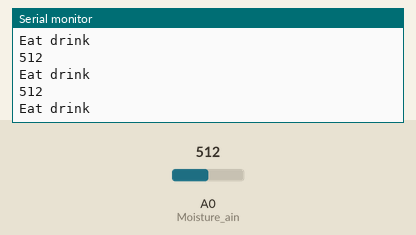
A sketch run on a simulated Arduino Uno, built with avr-gcc and run on an emulated ATmega328P. On the bench: the last lines printed to the serial monitor. The test bench sets the inputs (shaded band); at power-on: A0 (Moisture_ain) = 512.

Above: at 1.3 s.
1.4 s: A0 (Moisture_ain) set to 212
At 1.81 s:
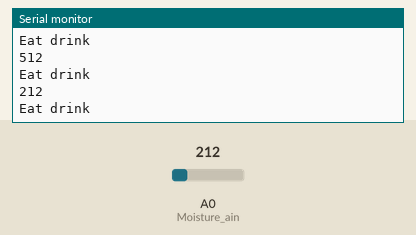
2.9 s: A0 (Moisture_ain) set to 192
At 3.31 s:
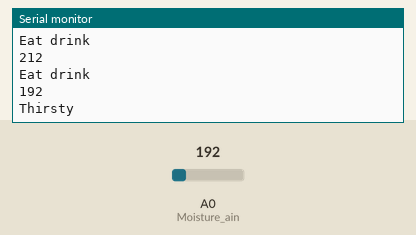
Timing chart, 0 to 5.9 s (numbered marks = the images above; inputs shaded):
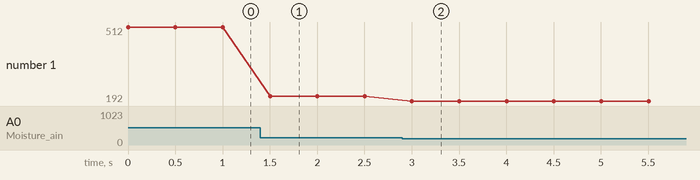

The sketch:

Moisture_Sensor.ino
```cpp
int Moisture_ain=A0;
int ad_value;
void setup()
{
  pinMode(Moisture_ain,INPUT);
  Serial.begin(9600);
}
void loop()
{
  ad_value=analogRead(Moisture_ain);
  Serial.println(ad_value);
  if(ad_value>200)
  {
    Serial.println("Eat drink");
  }
  else
  {
    Serial.println("Thirsty");
  }
  delay(500);
}
```

Measured:
- the behaviour switches between 201 and 200 on A0 (Moisture_ain) (found by bisection; images 1 and 2)
- after the input at 1.4 s, the serial monitor: prints a new line after 0.10 s (image 1)
- after the input at 2.9 s, the serial monitor: prints a new line after 0.10 s (image 2)
- plotted number 1: 512 → 212 after the input at 1.4 s, 212 → 192 after the input at 2.9 s
